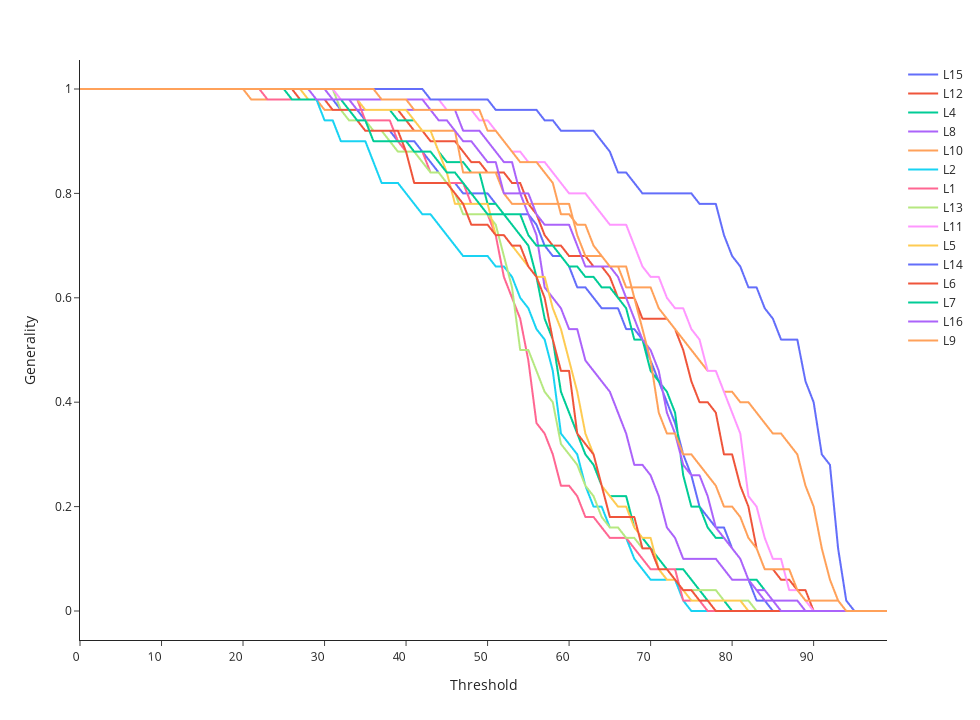

Notebook cell for this chart:
### Markdown cell above
# Genrality at different Thresholds

### Code cell
fig = px.line(generality_df)

# Customize the layout
fig.update_layout(xaxis_title='Threshold', yaxis_title='Generality', legend_title=None, xaxis_tickangle=-4,template='simple_white',width=980, height=720,
                  )

# Show the plot
fig.show()

### Figure 1 — Plotly figure (JSON) as saved in the notebook; plotly's stock layout.template omitted (floating-point values rounded to 4 significant figures)
{"data": [{"hovertemplate": "variable=L15<br>index=%{x}<br>value=%{y}<extra></extra>", "legendgroup": "L15", "line": {"color": "#636efa", "dash": "solid"}, "marker": {"symbol": "circle"}, "mode": "lines", "name": "L15", "showlegend": true, "type": "scattergl", "x": [0, 1, 2, 3, 4, 5, 6, 7, 8, 9, 10, 11, 12, 13, 14, 15, 16, 17, 18, 19, 20, 21, 22, 23, 24, 25, 26, 27, 28, 29, 30, 31, 32, 33, 34, 35, 36, 37, 38, 39, 40, 41, 42, 43, 44, 45, 46, 47, 48, 49, 50, 51, 52, 53, 54, 55, 56, 57, 58, 59, 60, 61, 62, 63, 64, 65, 66, 67, 68, 69, 70, 71, 72, 73, 74, 75, 76, 77, 78, 79, 80, 81, 82, 83, 84, 85, 86, 87, 88, 89, 90, 91, 92, 93, 94, 95, 96, 97, 98, 99], "xaxis": "x", "y": [1, 1, 1, 1, 1, 1, 1, 1, 1, 1, 1, 1, 1, 1, 1, 1, 1, 1, 1, 1, 1, 1, 1, 1, 1, 1, 1, 1, 1, 0.98, 0.98, 0.98, 0.96, 0.96, 0.96, 0.94, 0.92, 0.92, 0.92, 0.9, 0.9, 0.9, 0.88, 0.86, 0.84, 0.82, 0.82, 0.8, 0.8, 0.8, 0.8, 0.78, 0.76, 0.76, 0.76, 0.76, 0.74, 0.7, 0.68, 0.68, 0.66, 0.62, 0.62, 0.6, 0.58, 0.58, 0.58, 0.54, 0.54, 0.52, 0.48, 0.44, 0.4, 0.36, 0.3, 0.26, 0.2, 0.18, 0.16, 0.16, 0.12, 0.1, 0.06, 0.02, 0.02, 0, 0, 0, 0, 0, 0, 0, 0, 0, 0, 0, 0, 0, 0, 0], "yaxis": "y"}, {"hovertemplate": "variable=L12<br>index=%{x}<br>value=%{y}<extra></extra>", "legendgroup": "L12", "line": {"color": "#EF553B", "dash": "solid"}, "marker": {"symbol": "circle"}, "mode": "lines", "name": "L12", "showlegend": true, "type": "scattergl", "x": [0, 1, 2, 3, 4, 5, 6, 7, 8, 9, 10, 11, 12, 13, 14, 15, 16, 17, 18, 19, 20, 21, 22, 23, 24, 25, 26, 27, 28, 29, 30, 31, 32, 33, 34, 35, 36, 37, 38, 39, 40, 41, 42, 43, 44, 45, 46, 47, 48, 49, 50, 51, 52, 53, 54, 55, 56, 57, 58, 59, 60, 61, 62, 63, 64, 65, 66, 67, 68, 69, 70, 71, 72, 73, 74, 75, 76, 77, 78, 79, 80, 81, 82, 83, 84, 85, 86, 87, 88, 89, 90, 91, 92, 93, 94, 95, 96, 97, 98, 99], "xaxis": "x", "y": [1, 1, 1, 1, 1, 1, 1, 1, 1, 1, 1, 1, 1, 1, 1, 1, 1, 1, 1, 1, 1, 1, 1, 1, 1, 1, 1, 0.98, 0.98, 0.98, 0.98, 0.96, 0.96, 0.96, 0.96, 0.96, 0.96, 0.96, 0.96, 0.96, 0.94, 0.92, 0.92, 0.9, 0.9, 0.9, 0.9, 0.88, 0.86, 0.86, 0.84, 0.84, 0.84, 0.82, 0.82, 0.78, 0.76, 0.72, 0.7, 0.7, 0.68, 0.68, 0.68, 0.66, 0.66, 0.64, 0.6, 0.6, 0.6, 0.56, 0.56, 0.56, 0.56, 0.54, 0.5, 0.44, 0.4, 0.4, 0.38, 0.3, 0.3, 0.24, 0.2, 0.12, 0.08, 0.08, 0.06, 0.06, 0.04, 0.04, 0, 0, 0, 0, 0, 0, 0, 0, 0, 0], "yaxis": "y"}, {"hovertemplate": "variable=L4<br>index=%{x}<br>value=%{y}<extra></extra>", "legendgroup": "L4", "line": {"color": "#00cc96", "dash": "solid"}, "marker": {"symbol": "circle"}, "mode": "lines", "name": "L4", "showlegend": true, "type": "scattergl", "x": [0, 1, 2, 3, 4, 5, 6, 7, 8, 9, 10, 11, 12, 13, 14, 15, 16, 17, 18, 19, 20, 21, 22, 23, 24, 25, 26, 27, 28, 29, 30, 31, 32, 33, 34, 35, 36, 37, 38, 39, 40, 41, 42, 43, 44, 45, 46, 47, 48, 49, 50, 51, 52, 53, 54, 55, 56, 57, 58, 59, 60, 61, 62, 63, 64, 65, 66, 67, 68, 69, 70, 71, 72, 73, 74, 75, 76, 77, 78, 79, 80, 81, 82, 83, 84, 85, 86, 87, 88, 89, 90, 91, 92, 93, 94, 95, 96, 97, 98, 99], "xaxis": "x", "y": [1, 1, 1, 1, 1, 1, 1, 1, 1, 1, 1, 1, 1, 1, 1, 1, 1, 1, 1, 1, 1, 1, 1, 1, 1, 1, 0.98, 0.98, 0.98, 0.98, 0.98, 0.98, 0.98, 0.98, 0.98, 0.96, 0.96, 0.96, 0.96, 0.94, 0.94, 0.94, 0.92, 0.92, 0.88, 0.86, 0.86, 0.86, 0.84, 0.84, 0.78, 0.78, 0.76, 0.74, 0.72, 0.7, 0.64, 0.56, 0.52, 0.42, 0.38, 0.34, 0.3, 0.28, 0.24, 0.22, 0.22, 0.22, 0.16, 0.14, 0.12, 0.1, 0.08, 0.08, 0.08, 0.06, 0.04, 0.02, 0.02, 0.02, 0, 0, 0, 0, 0, 0, 0, 0, 0, 0, 0, 0, 0, 0, 0, 0, 0, 0, 0, 0], "yaxis": "y"}, {"hovertemplate": "variable=L8<br>index=%{x}<br>value=%{y}<extra></extra>", "legendgroup": "L8", "line": {"color": "#ab63fa", "dash": "solid"}, "marker": {"symbol": "circle"}, "mode": "lines", "name": "L8", "showlegend": true, "type": "scattergl", "x": [0, 1, 2, 3, 4, 5, 6, 7, 8, 9, 10, 11, 12, 13, 14, 15, 16, 17, 18, 19, 20, 21, 22, 23, 24, 25, 26, 27, 28, 29, 30, 31, 32, 33, 34, 35, 36, 37, 38, 39, 40, 41, 42, 43, 44, 45, 46, 47, 48, 49, 50, 51, 52, 53, 54, 55, 56, 57, 58, 59, 60, 61, 62, 63, 64, 65, 66, 67, 68, 69, 70, 71, 72, 73, 74, 75, 76, 77, 78, 79, 80, 81, 82, 83, 84, 85, 86, 87, 88, 89, 90, 91, 92, 93, 94, 95, 96, 97, 98, 99], "xaxis": "x", "y": [1, 1, 1, 1, 1, 1, 1, 1, 1, 1, 1, 1, 1, 1, 1, 1, 1, 1, 1, 1, 1, 1, 1, 1, 1, 1, 1, 1, 1, 1, 1, 0.98, 0.98, 0.98, 0.96, 0.96, 0.96, 0.96, 0.96, 0.96, 0.96, 0.96, 0.96, 0.96, 0.96, 0.96, 0.96, 0.92, 0.92, 0.92, 0.9, 0.88, 0.86, 0.86, 0.8, 0.76, 0.72, 0.62, 0.6, 0.58, 0.54, 0.54, 0.48, 0.46, 0.44, 0.42, 0.38, 0.34, 0.28, 0.28, 0.26, 0.22, 0.16, 0.14, 0.1, 0.1, 0.1, 0.1, 0.1, 0.08, 0.06, 0.06, 0.06, 0.04, 0.02, 0.02, 0.02, 0.02, 0.02, 0, 0, 0, 0, 0, 0, 0, 0, 0, 0, 0], "yaxis": "y"}, {"hovertemplate": "variable=L10<br>index=%{x}<br>value=%{y}<extra></extra>", "legendgroup": "L10", "line": {"color": "#FFA15A", "dash": "solid"}, "marker": {"symbol": "circle"}, "mode": "lines", "name": "L10", "showlegend": true, "type": "scattergl", "x": [0, 1, 2, 3, 4, 5, 6, 7, 8, 9, 10, 11, 12, 13, 14, 15, 16, 17, 18, 19, 20, 21, 22, 23, 24, 25, 26, 27, 28, 29, 30, 31, 32, 33, 34, 35, 36, 37, 38, 39, 40, 41, 42, 43, 44, 45, 46, 47, 48, 49, 50, 51, 52, 53, 54, 55, 56, 57, 58, 59, 60, 61, 62, 63, 64, 65, 66, 67, 68, 69, 70, 71, 72, 73, 74, 75, 76, 77, 78, 79, 80, 81, 82, 83, 84, 85, 86, 87, 88, 89, 90, 91, 92, 93, 94, 95, 96, 97, 98, 99], "xaxis": "x", "y": [1, 1, 1, 1, 1, 1, 1, 1, 1, 1, 1, 1, 1, 1, 1, 1, 1, 1, 1, 1, 1, 0.98, 0.98, 0.98, 0.98, 0.98, 0.98, 0.98, 0.98, 0.98, 0.96, 0.96, 0.96, 0.94, 0.94, 0.92, 0.92, 0.92, 0.92, 0.92, 0.92, 0.92, 0.92, 0.92, 0.92, 0.92, 0.92, 0.84, 0.84, 0.84, 0.84, 0.84, 0.8, 0.78, 0.78, 0.78, 0.78, 0.78, 0.78, 0.78, 0.78, 0.72, 0.68, 0.68, 0.68, 0.66, 0.66, 0.62, 0.62, 0.62, 0.62, 0.58, 0.56, 0.54, 0.52, 0.5, 0.48, 0.46, 0.46, 0.42, 0.42, 0.4, 0.4, 0.38, 0.36, 0.34, 0.34, 0.32, 0.3, 0.24, 0.2, 0.12, 0.06, 0.02, 0, 0, 0, 0, 0, 0], "yaxis": "y"}, {"hovertemplate": "variable=L2<br>index=%{x}<br>value=%{y}<extra></extra>", "legendgroup": "L2", "line": {"color": "#19d3f3", "dash": "solid"}, "marker": {"symbol": "circle"}, "mode": "lines", "name": "L2", "showlegend": true, "type": "scattergl", "x": [0, 1, 2, 3, 4, 5, 6, 7, 8, 9, 10, 11, 12, 13, 14, 15, 16, 17, 18, 19, 20, 21, 22, 23, 24, 25, 26, 27, 28, 29, 30, 31, 32, 33, 34, 35, 36, 37, 38, 39, 40, 41, 42, 43, 44, 45, 46, 47, 48, 49, 50, 51, 52, 53, 54, 55, 56, 57, 58, 59, 60, 61, 62, 63, 64, 65, 66, 67, 68, 69, 70, 71, 72, 73, 74, 75, 76, 77, 78, 79, 80, 81, 82, 83, 84, 85, 86, 87, 88, 89, 90, 91, 92, 93, 94, 95, 96, 97, 98, 99], "xaxis": "x", "y": [1, 1, 1, 1, 1, 1, 1, 1, 1, 1, 1, 1, 1, 1, 1, 1, 1, 1, 1, 1, 1, 1, 1, 0.98, 0.98, 0.98, 0.98, 0.98, 0.98, 0.98, 0.94, 0.94, 0.9, 0.9, 0.9, 0.9, 0.86, 0.82, 0.82, 0.82, 0.8, 0.78, 0.76, 0.76, 0.74, 0.72, 0.7, 0.68, 0.68, 0.68, 0.68, 0.66, 0.66, 0.64, 0.6, 0.58, 0.54, 0.52, 0.46, 0.34, 0.32, 0.3, 0.24, 0.2, 0.2, 0.16, 0.16, 0.14, 0.1, 0.08, 0.06, 0.06, 0.06, 0.06, 0.02, 0, 0, 0, 0, 0, 0, 0, 0, 0, 0, 0, 0, 0, 0, 0, 0, 0, 0, 0, 0, 0, 0, 0, 0, 0], "yaxis": "y"}, {"hovertemplate": "variable=L1<br>index=%{x}<br>value=%{y}<extra></extra>", "legendgroup": "L1", "line": {"color": "#FF6692", "dash": "solid"}, "marker": {"symbol": "circle"}, "mode": "lines", "name": "L1", "showlegend": true, "type": "scattergl", "x": [0, 1, 2, 3, 4, 5, 6, 7, 8, 9, 10, 11, 12, 13, 14, 15, 16, 17, 18, 19, 20, 21, 22, 23, 24, 25, 26, 27, 28, 29, 30, 31, 32, 33, 34, 35, 36, 37, 38, 39, 40, 41, 42, 43, 44, 45, 46, 47, 48, 49, 50, 51, 52, 53, 54, 55, 56, 57, 58, 59, 60, 61, 62, 63, 64, 65, 66, 67, 68, 69, 70, 71, 72, 73, 74, 75, 76, 77, 78, 79, 80, 81, 82, 83, 84, 85, 86, 87, 88, 89, 90, 91, 92, 93, 94, 95, 96, 97, 98, 99], "xaxis": "x", "y": [1, 1, 1, 1, 1, 1, 1, 1, 1, 1, 1, 1, 1, 1, 1, 1, 1, 1, 1, 1, 1, 1, 1, 0.98, 0.98, 0.98, 0.98, 0.98, 0.98, 0.98, 0.98, 0.98, 0.98, 0.98, 0.98, 0.94, 0.94, 0.94, 0.94, 0.9, 0.88, 0.88, 0.88, 0.84, 0.84, 0.82, 0.82, 0.82, 0.78, 0.78, 0.76, 0.72, 0.64, 0.6, 0.56, 0.48, 0.36, 0.34, 0.3, 0.24, 0.24, 0.22, 0.18, 0.18, 0.16, 0.14, 0.14, 0.14, 0.12, 0.1, 0.08, 0.08, 0.08, 0.08, 0.02, 0.02, 0.02, 0, 0, 0, 0, 0, 0, 0, 0, 0, 0, 0, 0, 0, 0, 0, 0, 0, 0, 0, 0, 0, 0, 0], "yaxis": "y"}, {"hovertemplate": "variable=L13<br>index=%{x}<br>value=%{y}<extra></extra>", "legendgroup": "L13", "line": {"color": "#B6E880", "dash": "solid"}, "marker": {"symbol": "circle"}, "mode": "lines", "name": "L13", "showlegend": true, "type": "scattergl", "x": [0, 1, 2, 3, 4, 5, 6, 7, 8, 9, 10, 11, 12, 13, 14, 15, 16, 17, 18, 19, 20, 21, 22, 23, 24, 25, 26, 27, 28, 29, 30, 31, 32, 33, 34, 35, 36, 37, 38, 39, 40, 41, 42, 43, 44, 45, 46, 47, 48, 49, 50, 51, 52, 53, 54, 55, 56, 57, 58, 59, 60, 61, 62, 63, 64, 65, 66, 67, 68, 69, 70, 71, 72, 73, 74, 75, 76, 77, 78, 79, 80, 81, 82, 83, 84, 85, 86, 87, 88, 89, 90, 91, 92, 93, 94, 95, 96, 97, 98, 99], "xaxis": "x", "y": [1, 1, 1, 1, 1, 1, 1, 1, 1, 1, 1, 1, 1, 1, 1, 1, 1, 1, 1, 1, 1, 1, 1, 1, 1, 1, 1, 1, 1, 1, 1, 1, 0.96, 0.94, 0.94, 0.94, 0.92, 0.92, 0.9, 0.88, 0.88, 0.88, 0.86, 0.84, 0.84, 0.82, 0.8, 0.76, 0.76, 0.76, 0.76, 0.74, 0.68, 0.62, 0.5, 0.5, 0.46, 0.42, 0.4, 0.32, 0.3, 0.28, 0.24, 0.22, 0.18, 0.16, 0.16, 0.14, 0.14, 0.12, 0.12, 0.08, 0.06, 0.06, 0.04, 0.04, 0.04, 0.04, 0.04, 0.02, 0.02, 0.02, 0.02, 0, 0, 0, 0, 0, 0, 0, 0, 0, 0, 0, 0, 0, 0, 0, 0, 0], "yaxis": "y"}, {"hovertemplate": "variable=L11<br>index=%{x}<br>value=%{y}<extra></extra>", "legendgroup": "L11", "line": {"color": "#FF97FF", "dash": "solid"}, "marker": {"symbol": "circle"}, "mode": "lines", "name": "L11", "showlegend": true, "type": "scattergl", "x": [0, 1, 2, 3, 4, 5, 6, 7, 8, 9, 10, 11, 12, 13, 14, 15, 16, 17, 18, 19, 20, 21, 22, 23, 24, 25, 26, 27, 28, 29, 30, 31, 32, 33, 34, 35, 36, 37, 38, 39, 40, 41, 42, 43, 44, 45, 46, 47, 48, 49, 50, 51, 52, 53, 54, 55, 56, 57, 58, 59, 60, 61, 62, 63, 64, 65, 66, 67, 68, 69, 70, 71, 72, 73, 74, 75, 76, 77, 78, 79, 80, 81, 82, 83, 84, 85, 86, 87, 88, 89, 90, 91, 92, 93, 94, 95, 96, 97, 98, 99], "xaxis": "x", "y": [1, 1, 1, 1, 1, 1, 1, 1, 1, 1, 1, 1, 1, 1, 1, 1, 1, 1, 1, 1, 1, 1, 1, 1, 1, 1, 1, 1, 1, 1, 1, 1, 0.98, 0.98, 0.98, 0.98, 0.98, 0.98, 0.98, 0.98, 0.98, 0.98, 0.98, 0.98, 0.98, 0.96, 0.96, 0.96, 0.96, 0.94, 0.94, 0.92, 0.9, 0.88, 0.88, 0.86, 0.86, 0.86, 0.84, 0.82, 0.8, 0.8, 0.8, 0.78, 0.76, 0.74, 0.74, 0.74, 0.7, 0.66, 0.64, 0.64, 0.6, 0.58, 0.58, 0.54, 0.52, 0.46, 0.46, 0.42, 0.38, 0.34, 0.22, 0.2, 0.14, 0.1, 0.1, 0.04, 0.04, 0.02, 0, 0, 0, 0, 0, 0, 0, 0, 0, 0], "yaxis": "y"}, {"hovertemplate": "variable=L5<br>index=%{x}<br>value=%{y}<extra></extra>", "legendgroup": "L5", "line": {"color": "#FECB52", "dash": "solid"}, "marker": {"symbol": "circle"}, "mode": "lines", "name": "L5", "showlegend": true, "type": "scattergl", "x": [0, 1, 2, 3, 4, 5, 6, 7, 8, 9, 10, 11, 12, 13, 14, 15, 16, 17, 18, 19, 20, 21, 22, 23, 24, 25, 26, 27, 28, 29, 30, 31, 32, 33, 34, 35, 36, 37, 38, 39, 40, 41, 42, 43, 44, 45, 46, 47, 48, 49, 50, 51, 52, 53, 54, 55, 56, 57, 58, 59, 60, 61, 62, 63, 64, 65, 66, 67, 68, 69, 70, 71, 72, 73, 74, 75, 76, 77, 78, 79, 80, 81, 82, 83, 84, 85, 86, 87, 88, 89, 90, 91, 92, 93, 94, 95, 96, 97, 98, 99], "xaxis": "x", "y": [1, 1, 1, 1, 1, 1, 1, 1, 1, 1, 1, 1, 1, 1, 1, 1, 1, 1, 1, 1, 1, 1, 1, 1, 1, 1, 1, 1, 0.98, 0.98, 0.98, 0.98, 0.98, 0.98, 0.98, 0.96, 0.96, 0.96, 0.96, 0.96, 0.96, 0.94, 0.92, 0.92, 0.88, 0.84, 0.78, 0.78, 0.78, 0.78, 0.78, 0.72, 0.72, 0.7, 0.68, 0.66, 0.64, 0.64, 0.58, 0.54, 0.48, 0.42, 0.34, 0.3, 0.24, 0.22, 0.2, 0.2, 0.16, 0.14, 0.14, 0.08, 0.06, 0.06, 0.04, 0.02, 0.02, 0.02, 0.02, 0.02, 0.02, 0.02, 0, 0, 0, 0, 0, 0, 0, 0, 0, 0, 0, 0, 0, 0, 0, 0, 0, 0], "yaxis": "y"}, {"hovertemplate": "variable=L14<br>index=%{x}<br>value=%{y}<extra></extra>", "legendgroup": "L14", "line": {"color": "#636efa", "dash": "solid"}, "marker": {"symbol": "circle"}, "mode": "lines", "name": "L14", "showlegend": true, "type": "scattergl", "x": [0, 1, 2, 3, 4, 5, 6, 7, 8, 9, 10, 11, 12, 13, 14, 15, 16, 17, 18, 19, 20, 21, 22, 23, 24, 25, 26, 27, 28, 29, 30, 31, 32, 33, 34, 35, 36, 37, 38, 39, 40, 41, 42, 43, 44, 45, 46, 47, 48, 49, 50, 51, 52, 53, 54, 55, 56, 57, 58, 59, 60, 61, 62, 63, 64, 65, 66, 67, 68, 69, 70, 71, 72, 73, 74, 75, 76, 77, 78, 79, 80, 81, 82, 83, 84, 85, 86, 87, 88, 89, 90, 91, 92, 93, 94, 95, 96, 97, 98, 99], "xaxis": "x", "y": [1, 1, 1, 1, 1, 1, 1, 1, 1, 1, 1, 1, 1, 1, 1, 1, 1, 1, 1, 1, 1, 1, 1, 1, 1, 1, 1, 1, 1, 1, 1, 1, 1, 1, 1, 1, 1, 1, 1, 1, 1, 1, 1, 0.98, 0.98, 0.98, 0.98, 0.98, 0.98, 0.98, 0.98, 0.96, 0.96, 0.96, 0.96, 0.96, 0.96, 0.94, 0.94, 0.92, 0.92, 0.92, 0.92, 0.92, 0.9, 0.88, 0.84, 0.84, 0.82, 0.8, 0.8, 0.8, 0.8, 0.8, 0.8, 0.8, 0.78, 0.78, 0.78, 0.72, 0.68, 0.66, 0.62, 0.62, 0.58, 0.56, 0.52, 0.52, 0.52, 0.44, 0.4, 0.3, 0.28, 0.12, 0.02, 0, 0, 0, 0, 0], "yaxis": "y"}, {"hovertemplate": "variable=L6<br>index=%{x}<br>value=%{y}<extra></extra>", "legendgroup": "L6", "line": {"color": "#EF553B", "dash": "solid"}, "marker": {"symbol": "circle"}, "mode": "lines", "name": "L6", "showlegend": true, "type": "scattergl", "x": [0, 1, 2, 3, 4, 5, 6, 7, 8, 9, 10, 11, 12, 13, 14, 15, 16, 17, 18, 19, 20, 21, 22, 23, 24, 25, 26, 27, 28, 29, 30, 31, 32, 33, 34, 35, 36, 37, 38, 39, 40, 41, 42, 43, 44, 45, 46, 47, 48, 49, 50, 51, 52, 53, 54, 55, 56, 57, 58, 59, 60, 61, 62, 63, 64, 65, 66, 67, 68, 69, 70, 71, 72, 73, 74, 75, 76, 77, 78, 79, 80, 81, 82, 83, 84, 85, 86, 87, 88, 89, 90, 91, 92, 93, 94, 95, 96, 97, 98, 99], "xaxis": "x", "y": [1, 1, 1, 1, 1, 1, 1, 1, 1, 1, 1, 1, 1, 1, 1, 1, 1, 1, 1, 1, 1, 1, 1, 1, 1, 1, 1, 1, 1, 0.98, 0.98, 0.96, 0.96, 0.96, 0.94, 0.92, 0.92, 0.92, 0.92, 0.92, 0.88, 0.82, 0.82, 0.82, 0.82, 0.82, 0.8, 0.78, 0.74, 0.74, 0.74, 0.72, 0.72, 0.7, 0.7, 0.66, 0.64, 0.6, 0.52, 0.46, 0.46, 0.34, 0.32, 0.3, 0.24, 0.18, 0.18, 0.18, 0.18, 0.12, 0.12, 0.08, 0.08, 0.06, 0.04, 0.04, 0.02, 0.02, 0, 0, 0, 0, 0, 0, 0, 0, 0, 0, 0, 0, 0, 0, 0, 0, 0, 0, 0, 0, 0, 0], "yaxis": "y"}, {"hovertemplate": "variable=L7<br>index=%{x}<br>value=%{y}<extra></extra>", "legendgroup": "L7", "line": {"color": "#00cc96", "dash": "solid"}, "marker": {"symbol": "circle"}, "mode": "lines", "name": "L7", "showlegend": true, "type": "scattergl", "x": [0, 1, 2, 3, 4, 5, 6, 7, 8, 9, 10, 11, 12, 13, 14, 15, 16, 17, 18, 19, 20, 21, 22, 23, 24, 25, 26, 27, 28, 29, 30, 31, 32, 33, 34, 35, 36, 37, 38, 39, 40, 41, 42, 43, 44, 45, 46, 47, 48, 49, 50, 51, 52, 53, 54, 55, 56, 57, 58, 59, 60, 61, 62, 63, 64, 65, 66, 67, 68, 69, 70, 71, 72, 73, 74, 75, 76, 77, 78, 79, 80, 81, 82, 83, 84, 85, 86, 87, 88, 89, 90, 91, 92, 93, 94, 95, 96, 97, 98, 99], "xaxis": "x", "y": [1, 1, 1, 1, 1, 1, 1, 1, 1, 1, 1, 1, 1, 1, 1, 1, 1, 1, 1, 1, 1, 1, 1, 1, 1, 1, 0.98, 0.98, 0.98, 0.98, 0.98, 0.98, 0.98, 0.96, 0.94, 0.94, 0.9, 0.9, 0.9, 0.9, 0.9, 0.88, 0.88, 0.88, 0.86, 0.84, 0.84, 0.82, 0.8, 0.78, 0.76, 0.76, 0.76, 0.76, 0.76, 0.72, 0.7, 0.7, 0.7, 0.68, 0.66, 0.66, 0.64, 0.64, 0.62, 0.62, 0.6, 0.58, 0.52, 0.52, 0.46, 0.44, 0.42, 0.38, 0.26, 0.2, 0.2, 0.16, 0.14, 0.14, 0.12, 0.1, 0.06, 0.06, 0.04, 0.02, 0, 0, 0, 0, 0, 0, 0, 0, 0, 0, 0, 0, 0, 0], "yaxis": "y"}, {"hovertemplate": "variable=L16<br>index=%{x}<br>value=%{y}<extra></extra>", "legendgroup": "L16", "line": {"color": "#ab63fa", "dash": "solid"}, "marker": {"symbol": "circle"}, "mode": "lines", "name": "L16", "showlegend": true, "type": "scattergl", "x": [0, 1, 2, 3, 4, 5, 6, 7, 8, 9, 10, 11, 12, 13, 14, 15, 16, 17, 18, 19, 20, 21, 22, 23, 24, 25, 26, 27, 28, 29, 30, 31, 32, 33, 34, 35, 36, 37, 38, 39, 40, 41, 42, 43, 44, 45, 46, 47, 48, 49, 50, 51, 52, 53, 54, 55, 56, 57, 58, 59, 60, 61, 62, 63, 64, 65, 66, 67, 68, 69, 70, 71, 72, 73, 74, 75, 76, 77, 78, 79, 80, 81, 82, 83, 84, 85, 86, 87, 88, 89, 90, 91, 92, 93, 94, 95, 96, 97, 98, 99], "xaxis": "x", "y": [1, 1, 1, 1, 1, 1, 1, 1, 1, 1, 1, 1, 1, 1, 1, 1, 1, 1, 1, 1, 1, 1, 1, 1, 1, 1, 1, 1, 1, 0.98, 0.98, 0.98, 0.98, 0.98, 0.98, 0.98, 0.98, 0.98, 0.98, 0.98, 0.98, 0.98, 0.98, 0.96, 0.94, 0.94, 0.92, 0.9, 0.9, 0.88, 0.86, 0.86, 0.8, 0.8, 0.8, 0.8, 0.76, 0.74, 0.74, 0.74, 0.74, 0.7, 0.66, 0.66, 0.66, 0.66, 0.64, 0.6, 0.56, 0.52, 0.5, 0.46, 0.38, 0.34, 0.28, 0.26, 0.26, 0.22, 0.16, 0.14, 0.12, 0.1, 0.06, 0.04, 0.04, 0.02, 0, 0, 0, 0, 0, 0, 0, 0, 0, 0, 0, 0, 0, 0], "yaxis": "y"}, {"hovertemplate": "variable=L9<br>index=%{x}<br>value=%{y}<extra></extra>", "legendgroup": "L9", "line": {"color": "#FFA15A", "dash": "solid"}, "marker": {"symbol": "circle"}, "mode": "lines", "name": "L9", "showlegend": true, "type": "scattergl", "x": [0, 1, 2, 3, 4, 5, 6, 7, 8, 9, 10, 11, 12, 13, 14, 15, 16, 17, 18, 19, 20, 21, 22, 23, 24, 25, 26, 27, 28, 29, 30, 31, 32, 33, 34, 35, 36, 37, 38, 39, 40, 41, 42, 43, 44, 45, 46, 47, 48, 49, 50, 51, 52, 53, 54, 55, 56, 57, 58, 59, 60, 61, 62, 63, 64, 65, 66, 67, 68, 69, 70, 71, 72, 73, 74, 75, 76, 77, 78, 79, 80, 81, 82, 83, 84, 85, 86, 87, 88, 89, 90, 91, 92, 93, 94, 95, 96, 97, 98, 99], "xaxis": "x", "y": [1, 1, 1, 1, 1, 1, 1, 1, 1, 1, 1, 1, 1, 1, 1, 1, 1, 1, 1, 1, 1, 1, 1, 1, 1, 1, 1, 1, 1, 1, 1, 1, 1, 1, 1, 1, 1, 0.98, 0.98, 0.98, 0.98, 0.96, 0.96, 0.96, 0.96, 0.96, 0.96, 0.96, 0.96, 0.96, 0.92, 0.92, 0.9, 0.88, 0.86, 0.86, 0.86, 0.84, 0.82, 0.76, 0.76, 0.74, 0.74, 0.7, 0.68, 0.66, 0.66, 0.66, 0.6, 0.54, 0.48, 0.38, 0.34, 0.34, 0.3, 0.3, 0.28, 0.26, 0.24, 0.2, 0.2, 0.18, 0.14, 0.12, 0.08, 0.08, 0.08, 0.08, 0.04, 0.02, 0.02, 0.02, 0.02, 0.02, 0, 0, 0, 0, 0, 0], "yaxis": "y"}], "layout": {"height": 720, "legend": {"title": {}, "tracegroupgap": 0}, "margin": {"t": 60}, "width": 980, "xaxis": {"anchor": "y", "domain": [0, 1], "tickangle": -4, "title": {"text": "Threshold"}}, "yaxis": {"anchor": "x", "domain": [0, 1], "title": {"text": "Generality"}}}}
